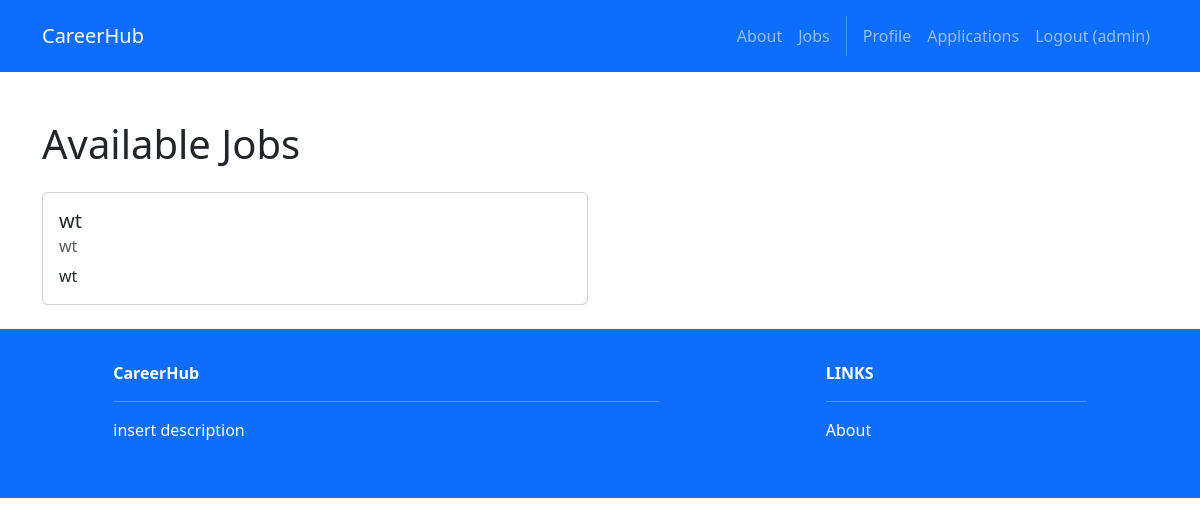
Before: /recruiters/ (signed in) with the older database file.
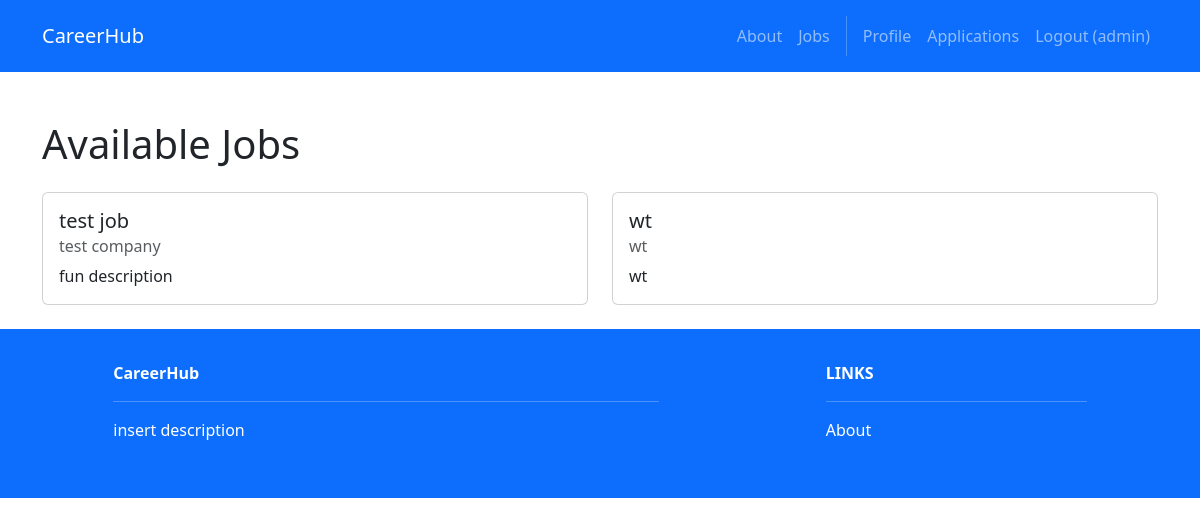
After: the same page with the newer database file.
### recruiters/models.py (models this page shows)
class Post(models.Model):
    id = models.AutoField(primary_key=True)
    title = models.CharField(max_length=200)
    company = models.CharField(max_length=200)
    description = models.TextField()
    location = models.CharField(max_length=200)
    salary_range = models.CharField(max_length=100)
    required_skills = models.ManyToManyField(Skill)
    recruiter = models.ForeignKey(User, on_delete=models.CASCADE)
    created_at = models.DateTimeField(auto_now_add=True)
    updated_at = models.DateTimeField(auto_now=True)
    VISA_CHOICES = [
        ('yes', 'Yes'),
        ('no', 'No'),
    ]
    visa_sponsorship = models.CharField(max_length=3, choices=VISA_CHOICES, default='no')

### recruiters/views.py (the view)
# urls.py: path('', views.index, name='home.index'),
def index(request):
    posts = Post.objects.all().order_by('-created_at')
    return render(request, 'recruiters/index.html', {'posts': posts})

### recruiters/templates/recruiters/index.html (shortened to what this page needs)
{% extends 'base.html' %}
{% block content %}
<div class="container mt-5">
    <h1>Available Jobs</h1>
    <div class="row mt-4">
        {% for post in posts %}
        <div class="col-md-6 mb-4">
            <div class="card">
                <div class="card-body">
                    <h5 class="card-title">{{ post.title }}</h5>
                    <h6 class="card-subtitle mb-2 text-muted">{{ post.company }}</h6>
                    <p class="card-text">{{ post.description|truncatewords:30 }}</p>
                </div>
            </div>
        </div>
        {% endfor %}
    </div>
</div>
{% endblock %}

Changed rows visible on the page:
added Post: title "test job", company "test company", description "fun description"
